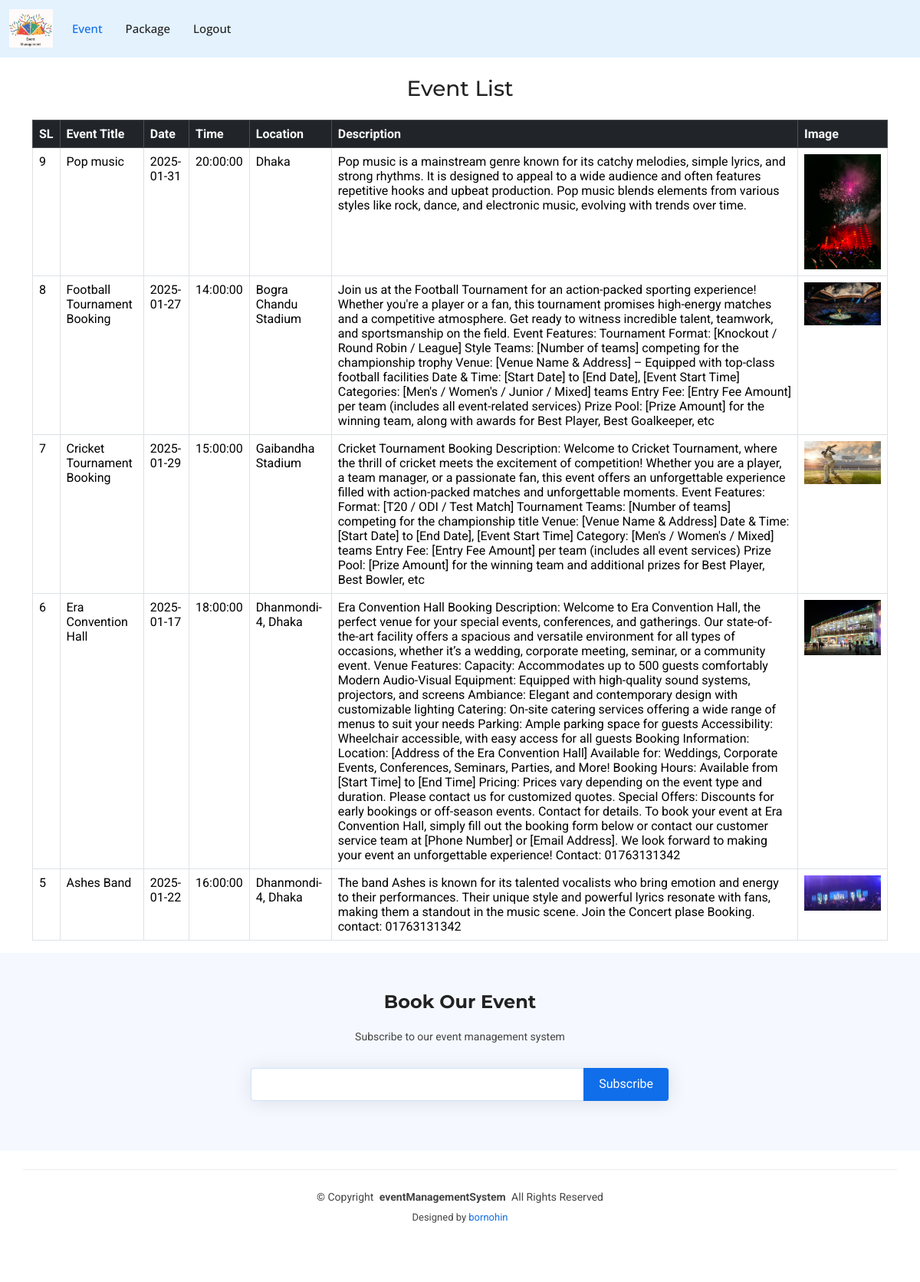
The app's page /event-list.php (signed in) with its own data.
### tables this page shows
CREATE TABLE `events` (
  `id` int(11) NOT NULL,
  `event_title` varchar(255) NOT NULL,
  `event_date` date NOT NULL,
  `event_time` time NOT NULL,
  `event_location` varchar(255) NOT NULL,
  `event_description` text NOT NULL,
  `price` decimal(10,2) NOT NULL,
  `event_image` varchar(255) NOT NULL,
  `created_at` timestamp NOT NULL DEFAULT current_timestamp()
);

### event-list.php (the view, shortened to what this page needs)
<?php
include('connect.php');
include('header.php');
?>
<!DOCTYPE html>
<html lang="en">
<head>
</head>
<body>
    <div class="container mt-4">
        <h3 class="text-center mb-4">Event List</h3>
        <table class="table table-bordered table-hover">
            <thead class="table-dark">
                <tr>
                    <th>SL</th>
                    <th>Event Title</th>
                    <th>Date</th>
                    <th>Time</th>
                    <th>Location</th>
                    <th>Description</th>
                    <th>Image</th>
                </tr>
            </thead>
            <tbody>
                <?php
                $sql = "SELECT * FROM events ORDER BY id DESC";
                $result = mysqli_query($conn, $sql);
                if (mysqli_num_rows($result) > 0) {
                    while ($row = mysqli_fetch_assoc($result)) {
                        echo "
                        <tr>
                            <td>{$row['id']}</td>
                            <td>{$row['event_title']}</td>
                            <td>{$row['event_date']}</td>
                            <td>{$row['event_time']}</td>
                            <td>{$row['event_location']}</td>
                            <td>{$row['event_description']}</td>
                            <td><img src='admin/uploads/{$row['event_image']}' alt='{$row['event_title']}' width='100'></td>
                        </tr>";
                    }
                } else {
                    echo "<tr><td colspan='8' class='text-center'>No events found</td></tr>";
                }
                ?>
            </tbody>
        </table>
    </div>
    <?php include('footer.php'); ?>
</body>
</html>

### assets/css/main.css (style rules this page uses)
:root { --default-font: "Roboto", system-ui, -apple-system, "Segoe UI", Roboto, "Helvetica Neue", Arial, "Noto Sans", "Liberation Sans", sans-serif, "Apple Color Emoji", "Segoe UI Emoji", "Segoe UI Symbol", "Noto Color Emoji"; --heading-font: "Montserrat", sans-serif; --nav-font: "Open Sans", sans-serif; }
:root { --background-color: #ffffff; --default-color: #444444; --heading-color: #222222; --accent-color: #106eea; --surface-color: #ffffff; --contrast-color: #ffffff; }
:root { --nav-color: #222222; --nav-hover-color: #106eea; --nav-mobile-background-color: #ffffff; --nav-dropdown-background-color: #ffffff; --nav-dropdown-color: #222222; --nav-dropdown-hover-color: #106eea; }
:root { scroll-behavior: smooth; }
body { color: var(--default-color); background-color: var(--background-color); font-family: var(--default-font); }
h1, h2, h3, h4, h5, h6 { color: var(--heading-color); font-family: var(--heading-font); }

### records on screen
events: id "9", event_title "Pop music", event_date "2025-01-31", event_time "20:00:00", event_location "Dhaka", event_description "Pop music is a mainstream genre known for its catchy melodies, simple lyrics, and strong rhythms. It is designed to appeal to a wide audience and often features repetitive hooks and upbeat production. Pop music blends elements from various styles like rock, dance, and electronic music, evolving with trends over time.", event_image (picture)
events: id "8", event_title "Football Tournament Booking", event_date "2025-01-27", event_time "14:00:00", event_location "Bogra Chandu Stadium", event_description "Join us at the Football Tournament for an action-packed sporting experience! Whether you're a player or a fan, this tournament promises high-energy matches and a competitive atmosphere. Get ready to witness incredible talent, teamwork, and sportsmanship on the field. Event Features: Tournament Format: [Knockout / Round Robin / League] Style Teams: [Number of teams] competing for the championship trophy Venue: [Venue Name & Address] – Equipped with top-class football facilities Date & Time: [Start Date] to [End Date], [Event Start Time] Categories: [Men's / Women's / Junior / Mixed] teams Entry Fee: [Entry Fee Amount] per team (includes all event-related services) Prize Pool: [Prize Amount]…", event_image (picture)
events: id "7", event_title "Cricket Tournament Booking", event_date "2025-01-29", event_time "15:00:00", event_location "Gaibandha Stadium", event_description "Cricket Tournament Booking Description: Welcome to Cricket Tournament, where the thrill of cricket meets the excitement of competition! Whether you are a player, a team manager, or a passionate fan, this event offers an unforgettable experience filled with action-packed matches and unforgettable moments. Event Features: Format: [T20 / ODI / Test Match] Tournament Teams: [Number of teams] competing for the championship title Venue: [Venue Name & Address] Date & Time: [Start Date] to [End Date], [Event Start Time] Category: [Men's / Women's / Mixed] teams Entry Fee: [Entry Fee Amount] per team (includes all event services) Prize Pool: [Prize Amount] for the winning team and additional prizes…", event_image (picture)
events: id "6", event_title "Era Convention Hall", event_date "2025-01-17", event_time "18:00:00", event_location "Dhanmondi-4, Dhaka", event_description "Era Convention Hall Booking Description: Welcome to Era Convention Hall, the perfect venue for your special events, conferences, and gatherings. Our state-of-the-art facility offers a spacious and versatile environment for all types of occasions, whether it’s a wedding, corporate meeting, seminar, or a community event. Venue Features: Capacity: Accommodates up to 500 guests comfortably Modern Audio-Visual Equipment: Equipped with high-quality sound systems, projectors, and screens Ambiance: Elegant and contemporary design with customizable lighting Catering: On-site catering services offering a wide range of menus to suit your needs Parking: Ample parking space for guests Accessibility:…", event_image (picture)
events: id "5", event_title "Ashes Band", event_date "2025-01-22", event_time "16:00:00", event_location "Dhanmondi-4, Dhaka", event_description "The band Ashes is known for its talented vocalists who bring emotion and energy to their performances. Their unique style and powerful lyrics resonate with fans, making them a standout in the music scene. Join the Concert plase Booking. contact: 01763131342", event_image (picture)
